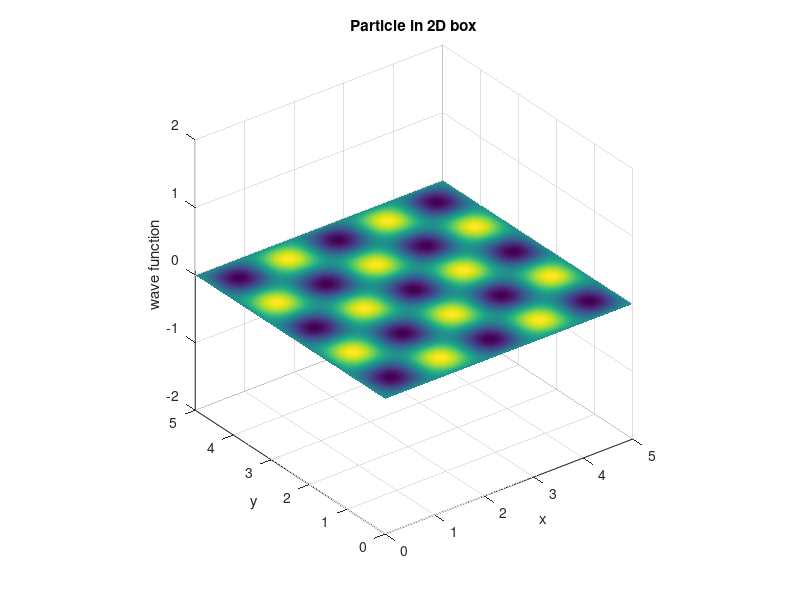

Here is the MATLAB script that generated this plot:
clear all
close all
clc
disp('-----------------------------------------------------------------------------------')
disp('--------------------------------PARTICLE IN 1-D BOX--------------------------------')
disp('By--DIVYANG R PRAJAPATI------------------------------------------------------------')
disp('-----------------------------------------------------------------------------------')

%% input part :-
% "n" is energy quantum number
% "a" and 1'b" are length of the box
% "m" is mass of the particle
% "h" is planck constant
% "E" is energy of particle
%%
nx=input('Energy mode "nx": ');
ny=input('Energy mode "ny": ');

a=input('Lenght of the box: ');  % along x-axis
b=input('Breadth of the box: '); % along y-axis
m=9.10938215e-31;
h=6.62606896e-34;
E=((h^2)/(8*m))*((nx/a)^2+(ny/b)^2);
x=0:0.02:a;
y=0:0.02:b;
[x y]=meshgrid(x,y);

%%
% Here time "t" is from 0 to (h/(4*E)), so that we can see the effect of time clearly.
% here I take t=0:2:2*(h/(4*E)) to simulate it fast
% axis is choosen such that "x" is from 0 to L and "y" is from maximum
% amplitude to minimum amplitude you can change it according to max. amp.
%%
phy_r=sqrt(4/(a*b))*sin((nx*pi*x)/a).*sin((ny*pi*y)/b);
counter=0;

for t=0:10:3*(h/(4*E))  
    phy_t=cos((2*pi*E*t)/h);     % imaginary parts are ignored, real time component is exp(-iEt/h`)
    phy=phy_r.*phy_t;
    %
    surf(x,y,phy);
    axis([0 a 0 b -2 2]);
    axis square
    grid on
    title('Particle in 2D box')
    xlabel('x')
    ylabel('y')
    zlabel('wave function')
    shading interp
    drawnow
    counter=counter+1;
    %F(counter)=getframe;
    refresh
end

disp('-----------------------------------------------------------------------------------')
disp('-------------------------------------THANK YOU-------------------------------------')
disp('-----------------------------------------------------------------------------------')